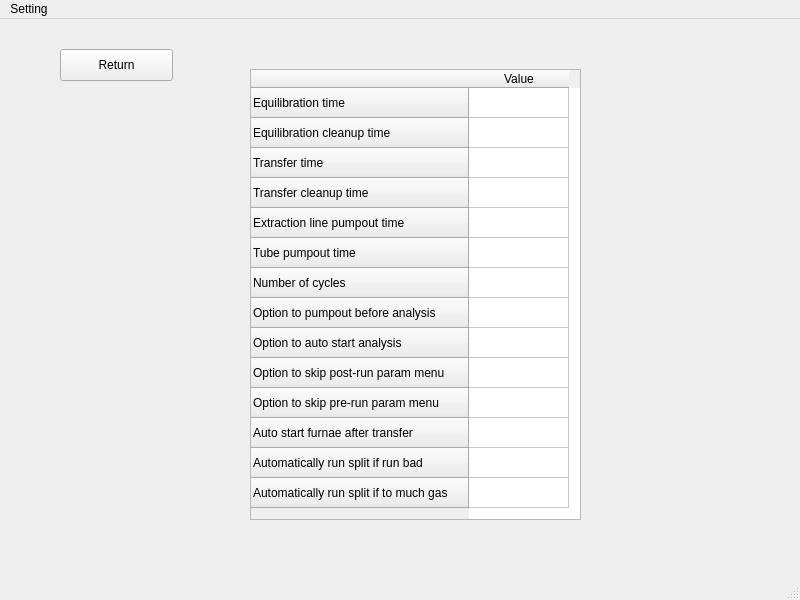
<?xml version="1.0" encoding="UTF-8"?>
<ui version="4.0">
 <class>MainWindow</class>
 <widget class="QMainWindow" name="MainWindow">
  <property name="geometry">
   <rect>
    <x>0</x>
    <y>0</y>
    <width>800</width>
    <height>600</height>
   </rect>
  </property>
  <property name="windowTitle">
   <string>MainWindow</string>
  </property>
  <widget class="QWidget" name="centralwidget">
   <widget class="QPushButton" name="pushButton">
    <property name="geometry">
     <rect>
      <x>60</x>
      <y>30</y>
      <width>113</width>
      <height>32</height>
     </rect>
    </property>
    <property name="text">
     <string>Return</string>
    </property>
   </widget>
   <widget class="QTableWidget" name="tableWidget">
    <property name="geometry">
     <rect>
      <x>250</x>
      <y>50</y>
      <width>331</width>
      <height>451</height>
     </rect>
    </property>
    <row>
     <property name="text">
      <string>Equilibration time</string>
     </property>
    </row>
    <row>
     <property name="text">
      <string>Equilibration cleanup time</string>
     </property>
    </row>
    <row>
     <property name="text">
      <string>Transfer time</string>
     </property>
    </row>
    <row>
     <property name="text">
      <string>Transfer cleanup time</string>
     </property>
    </row>
    <row>
     <property name="text">
      <string>Extraction line pumpout time</string>
     </property>
    </row>
    <row>
     <property name="text">
      <string>Tube pumpout time</string>
     </property>
    </row>
    <row>
     <property name="text">
      <string>Number of cycles</string>
     </property>
    </row>
    <row>
     <property name="text">
      <string>Option to pumpout before analysis</string>
     </property>
    </row>
    <row>
     <property name="text">
      <string>Option to auto start analysis</string>
     </property>
    </row>
    <row>
     <property name="text">
      <string>Option to skip post-run param menu</string>
     </property>
    </row>
    <row>
     <property name="text">
      <string>Option to skip pre-run param menu</string>
     </property>
    </row>
    <row>
     <property name="text">
      <string>Auto start furnae after transfer</string>
     </property>
    </row>
    <row>
     <property name="text">
      <string>Automatically run split if run bad</string>
     </property>
    </row>
    <row>
     <property name="text">
      <string>Automatically run split if to much gas</string>
     </property>
    </row>
    <column>
     <property name="text">
      <string>Value</string>
     </property>
    </column>
   </widget>
  </widget>
  <widget class="QMenuBar" name="menubar">
   <property name="geometry">
    <rect>
     <x>0</x>
     <y>0</y>
     <width>800</width>
     <height>24</height>
    </rect>
   </property>
   <widget class="QMenu" name="menuSetting">
    <property name="title">
     <string>Setting</string>
    </property>
    <addaction name="actionEdit_saving_folder"/>
    <addaction name="actionEdit_HTbasics_path"/>
    <addaction name="actionExit"/>
    <addaction name="actionMore"/>
   </widget>
   <addaction name="menuSetting"/>
  </widget>
  <widget class="QStatusBar" name="statusbar"/>
  <action name="actionEdit_saving_folder">
   <property name="text">
    <string>Edit saving folder</string>
   </property>
  </action>
  <action name="actionEdit_HTbasics_path">
   <property name="text">
    <string>Edit HTbasics path</string>
   </property>
  </action>
  <action name="actionExit">
   <property name="text">
    <string>Exit</string>
   </property>
  </action>
  <action name="actionMore">
   <property name="text">
    <string>More</string>
   </property>
  </action>
 </widget>
 <resources/>
 <connections/>
</ui>
